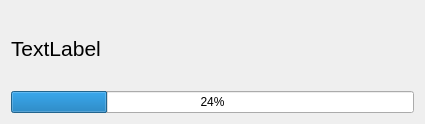
<?xml version="1.0" encoding="UTF-8"?>
<ui version="4.0">
 <class>QStatusBarDialog</class>
 <widget class="QDialog" name="QStatusBarDialog">
  <property name="geometry">
   <rect>
    <x>0</x>
    <y>0</y>
    <width>425</width>
    <height>124</height>
   </rect>
  </property>
  <property name="windowTitle">
   <string/>
  </property>
  <layout class="QVBoxLayout" name="verticalLayout">
   <item>
    <widget class="QLabel" name="label">
     <property name="font">
      <font>
       <pointsize>16</pointsize>
      </font>
     </property>
     <property name="text">
      <string>TextLabel</string>
     </property>
    </widget>
   </item>
   <item>
    <widget class="QProgressBar" name="progressBar">
     <property name="value">
      <number>24</number>
     </property>
    </widget>
   </item>
  </layout>
 </widget>
 <resources/>
 <connections/>
</ui>
